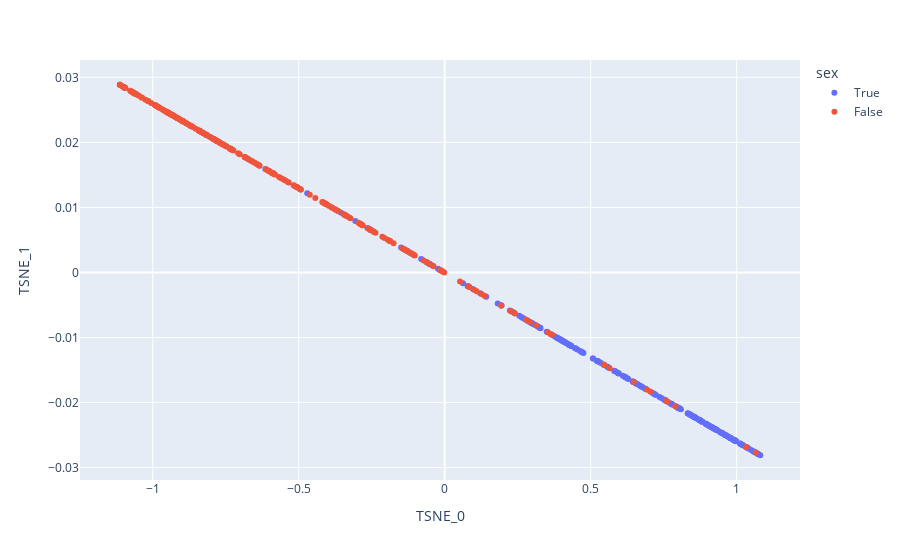

Notebook code cell kept with this figure:
### Code cell
fig = px.scatter(tsne_df, x='TSNE_0', y='TSNE_1', color='sex')
fig.show()

### Figure 1 — Plotly figure (JSON) as saved in the notebook; plotly's stock layout.template omitted (floating-point values rounded to 4 significant figures; data arrays with more than 128 entries replaced by an {"elided": "..."} marker saying what was removed)
{"data": [{"hovertemplate": "sex=True<br>TSNE_0=%{x}<br>TSNE_1=%{y}<extra></extra>", "legendgroup": "True", "marker": {"color": "#636efa", "symbol": "circle"}, "mode": "markers", "name": "True", "orientation": "v", "showlegend": true, "type": "scatter", "x": {"elided": "247 float values"}, "xaxis": "x", "y": {"elided": "247 float values"}, "yaxis": "y"}, {"hovertemplate": "sex=False<br>TSNE_0=%{x}<br>TSNE_1=%{y}<extra></extra>", "legendgroup": "False", "marker": {"color": "#EF553B", "symbol": "circle"}, "mode": "markers", "name": "False", "orientation": "v", "showlegend": true, "type": "scatter", "x": {"elided": "260 float values"}, "xaxis": "x", "y": {"elided": "260 float values"}, "yaxis": "y"}], "layout": {"legend": {"title": {"text": "sex"}, "tracegroupgap": 0}, "margin": {"t": 60}, "xaxis": {"anchor": "y", "domain": [0, 1], "title": {"text": "TSNE_0"}}, "yaxis": {"anchor": "x", "domain": [0, 1], "title": {"text": "TSNE_1"}}}}
